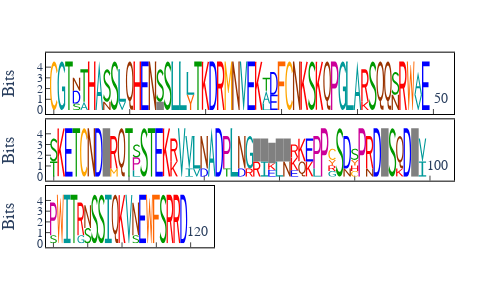

The notebook cell this image was saved under:
### Markdown cell above
## Sequence logo of protein alignment

No difference here except it uses the built-in colour scheme from the protein `MolType`.

### Code cell
aa = aln.get_translation(incomplete_ok=True)[:120]
logo = aa.seqlogo(width=500, height=300, wrap=50, vspace=0.1)
logo.show()
